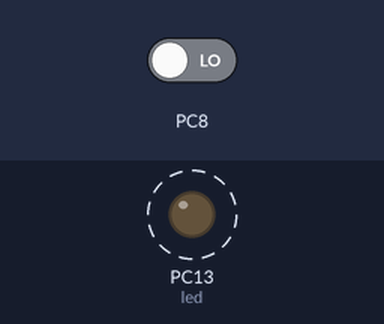
The sketch below on a simulated STM32 Blue Pill. Shown: output pins drawn as LEDs (lit = HIGH). Dashed ring = blinking. The inputs (shaded band) are chosen by the test bench; at power-on: PC8 LOW. No radio packets arrive unless stated; pins used as bus, display or sensor lines are not drawn; what the sketch prints to the serial monitor is not drawn.

Above: at 1.2 s.
1.3 s: PC8 driven HIGH
Timing chart, 0 to 10.3 s (numbered marks = the images above; inputs shaded):
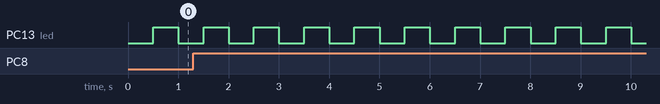

The sketch:

lora_interrupt.ino
```cpp
#include <SPI.h>
#include <RH_RF95.h>
#define di0_lora PC8
#define rst_lora PB11
#define nss_lora PB12
#define sck_lora PB13
#define mis_lora PB14
#define mos_lora PB15
#define led PC13
RH_RF95 rf95(nss_lora, di0_lora);
bool packetReceived = false;
uint32_t intervalBlinkLed = 0;
void setup() {
  Serial.begin(9600);
  while (!Serial);
  Serial.println("Started");
  SPI.setMISO(mis_lora);
  SPI.setMOSI(mos_lora);
  SPI.setSCLK(sck_lora);
  pinMode(rst_lora, OUTPUT);
  digitalWrite(rst_lora, 1);
  while (!rf95.init()) {
    Serial.println("init failed");
    delay(1000);
  }
  pinMode(led, OUTPUT);
  attachInterrupt(digitalPinToInterrupt(di0_lora), isr0, RISING);
}
void isr0() {
  Serial.println("Sent a reply");
}
void loop() {
  blink_led();
//  if (rf95.available())
//  {
//    uint8_t buf[RH_RF95_MAX_MESSAGE_LEN];
//    uint8_t len = sizeof(buf);
//    Serial.print("got request: ");
//    if (rf95.recv(buf, &len))  {
//      Serial.println((char*)buf);
//      uint8_t data[] = "And hello back to you1111111111111";
//      rf95.send(data, sizeof(data));
//      rf95.waitPacketSent();
//      Serial.println("Sent a reply");
//    }
//    else
//    {
//      digitalWrite(rst_lora , 0);
//      Serial.println("recv failed");
//      delay(500);
//      digitalWrite(rst_lora , 1);
//    }
//  }
}
void blink_led() {
  uint16_t tim = 500;
  uint8_t en = digitalRead(led);
  if (millis() - intervalBlinkLed >= tim) {
    digitalWrite(led, !en);
    intervalBlinkLed = millis();
  }
  return;
}
```

Measured:
- by itself, PC13 (led): alternates HIGH for 0.50 s and LOW for 0.50 s
